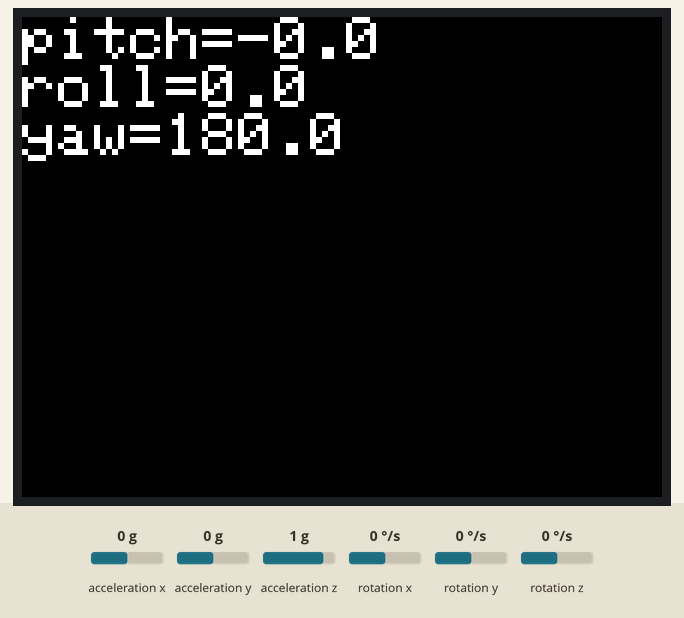
Bench run of a program on a simulated ESP32. On the bench: 320×240 colour display. Inputs (shaded band) come from the test bench; at power-on: acceleration x 0 g, acceleration y 0 g, acceleration z 1 g, rotation x 0 °/s, rotation y 0 °/s, rotation z 0 °/s. What the program prints to the serial monitor is not drawn.

Above: at 1.3 s.
1.4 s: acceleration x set to -1.4 g
At 1.74 s:
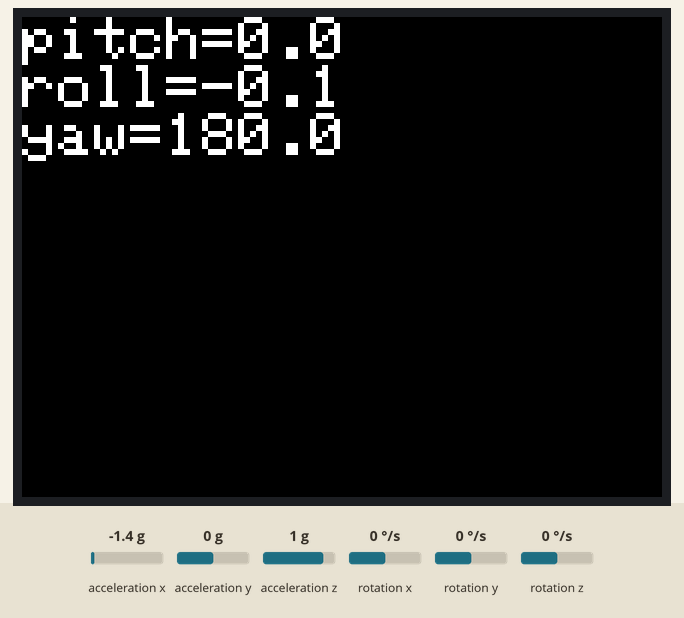
3.8 s: acceleration y set to -1.4 g
At 4.08 s:
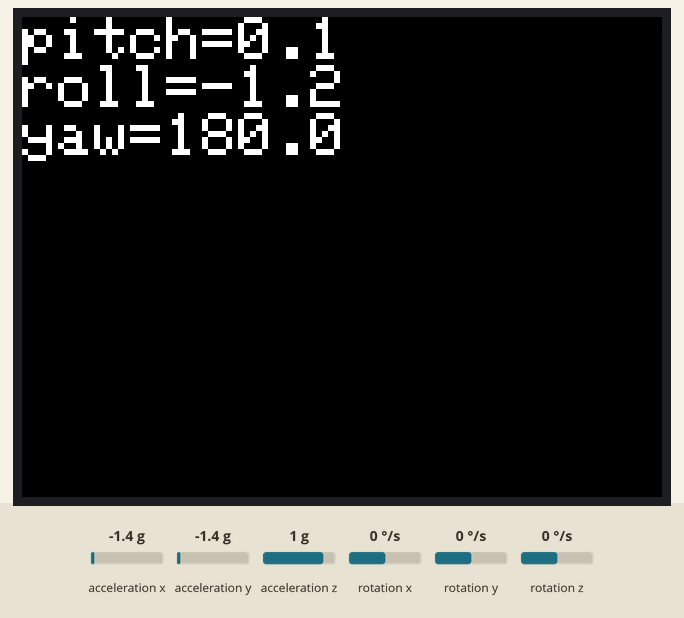
5.4 s: acceleration z set to 1.4 g
At 6.17 s:
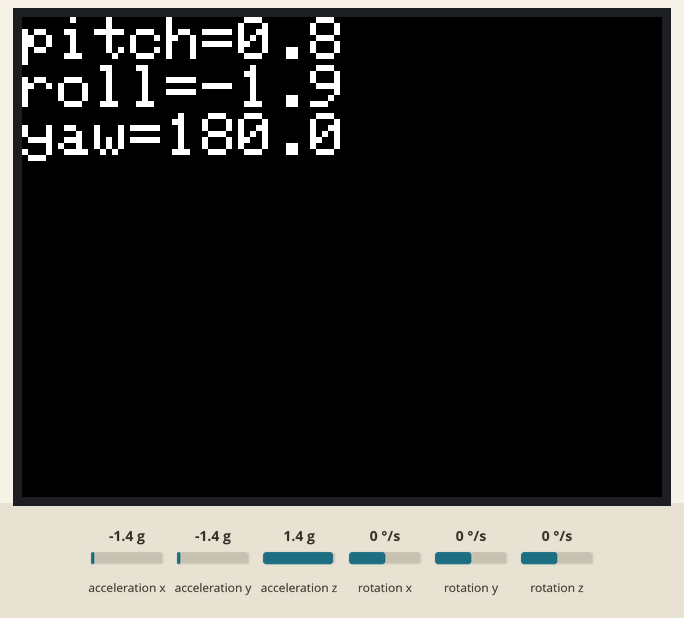
7.5 s: rotation x set to -192 °/s
At 7.82 s:
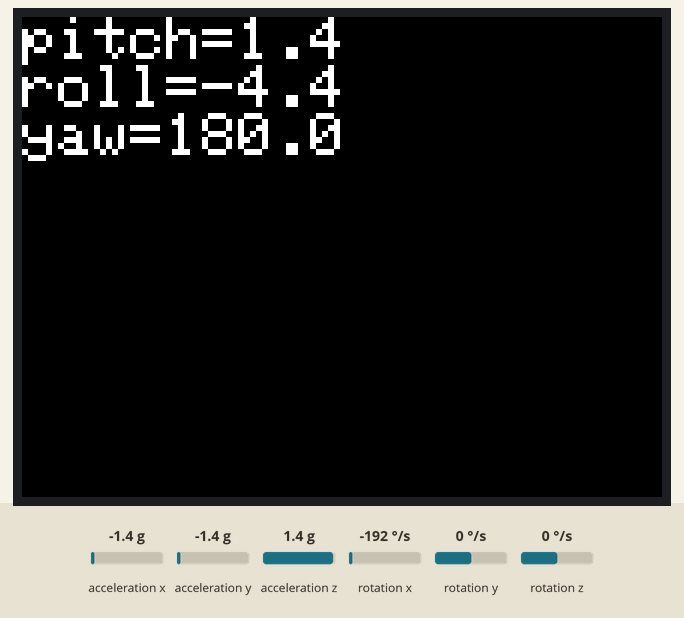
9.2 s: rotation y set to -192 °/s
At 9.48 s:
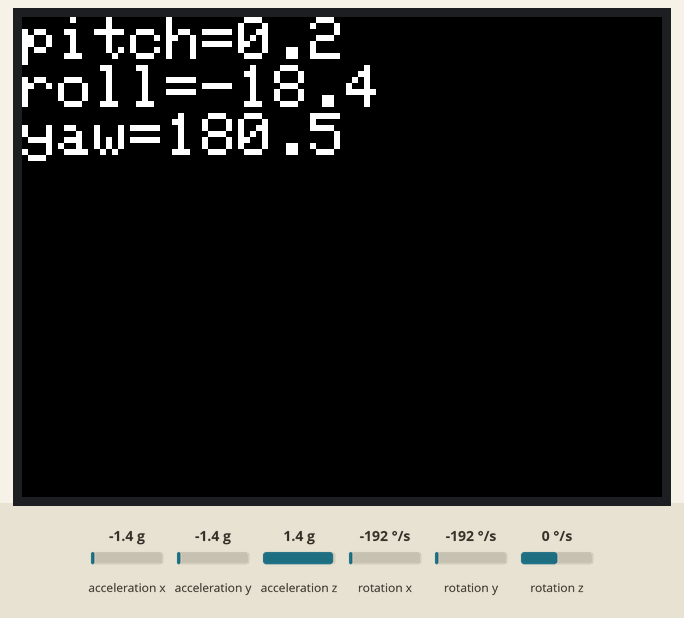
10.8 s: rotation z set to -192 °/s
At 11.12 s:
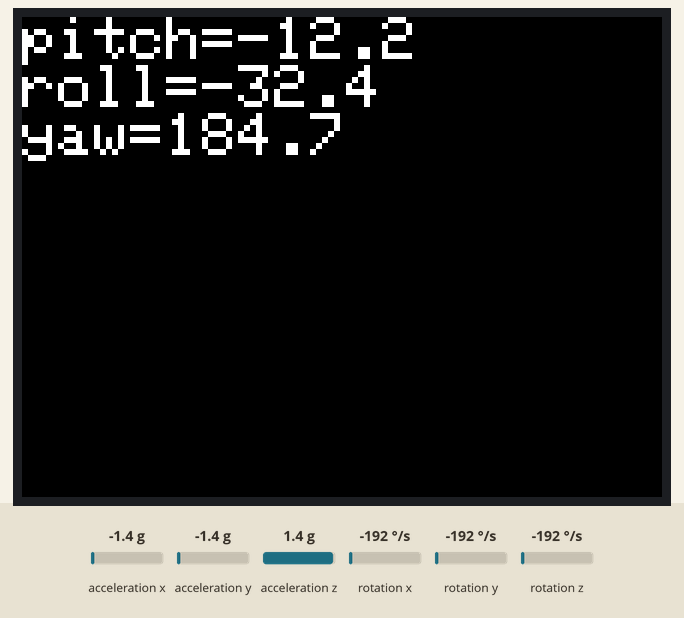
Timing chart, 0 to 13.5 s (numbered marks = the images above; inputs shaded):
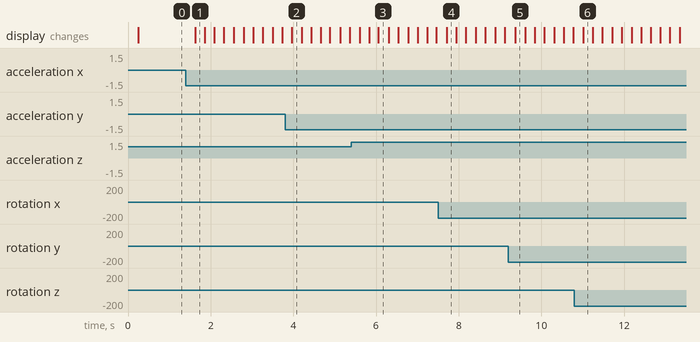

Measured:
- after the input at 1.4 s, the display: changes after 0.22 s (image 1)

The program:

main.cpp
```cpp
#include "I2Cdev.h"
#include "MPU6050.h"
#include "Wire.h"
#include "M5Stack.h"
#include "MadgwickAHRS.h"

MPU6050 accelgyro;
TFT_eSprite sprite = TFT_eSprite(&M5.Lcd);
Madgwick madwick_filter;

int16_t ax, ay, az;
int16_t gx, gy, gz;

// uncomment "OUTPUT_READABLE_ACCELGYRO" if you want to see a tab-separated
// list of the accel X/Y/Z and then gyro X/Y/Z values in decimal. Easy to read,
// not so easy to parse, and slow(er) over UART.
#define OUTPUT_READABLE_ACCELGYRO


void setup() {
    M5.begin();
    M5.Lcd.setTextSize(2);

    sprite.setColorDepth(8);
    sprite.setTextSize(3);
    sprite.createSprite(M5.Lcd.width(), M5.Lcd.height());

    madwick_filter.begin(100);

    // join I2C bus (I2Cdev library doesn't do this automatically)
    Wire.begin();

    // initialize serial communication
    // (38400 chosen because it works as well at 8MHz as it does at 16MHz, but
    // it's really up to you depending on your project)
    Serial.begin(38400);

    // initialize device
    Serial.println("Initializing I2C devices...");
    accelgyro.initialize();

    // verify connection
    Serial.println("Testing device connections...");
    Serial.println(accelgyro.testConnection() ? "MPU6050 connection successful" : "MPU6050 connection failed");

    // use the code below to change accel/gyro offset values

    Serial.println("Updating internal sensor offsets...");
    Serial.print(accelgyro.getXAccelOffset()); Serial.print("\t");
    Serial.print(accelgyro.getYAccelOffset()); Serial.print("\t");
    Serial.print(accelgyro.getZAccelOffset()); Serial.print("\t");
    Serial.print(accelgyro.getXGyroOffset()); Serial.print("\t");
    Serial.print(accelgyro.getYGyroOffset()); Serial.print("\t");
    Serial.print(accelgyro.getZGyroOffset()); Serial.print("\t");
    Serial.print("\n");

    accelgyro.setXAccelOffset(-3195);
    accelgyro.setYAccelOffset(371);
    accelgyro.setZAccelOffset(1997);
    accelgyro.setXGyroOffset(-52);
    accelgyro.setYGyroOffset(-12);
    accelgyro.setZGyroOffset(-15);

    Serial.print(accelgyro.getXAccelOffset()); Serial.print("\t");
    Serial.print(accelgyro.getYAccelOffset()); Serial.print("\t");
    Serial.print(accelgyro.getZAccelOffset()); Serial.print("\t");
    Serial.print(accelgyro.getXGyroOffset()); Serial.print("\t");
    Serial.print(accelgyro.getYGyroOffset()); Serial.print("\t");
    Serial.print(accelgyro.getZGyroOffset()); Serial.print("\t");
    Serial.print("\n");

}


constexpr unsigned long INTERVAL = 100;
unsigned long tmr = 0;

void loop() {
    // read raw accel/gyro measurements from device
    accelgyro.getMotion6(&ax, &ay, &az, &gx, &gy, &gz);

    float axg = ax / 16384.0;
    float ayg = ay / 16384.0;
    float azg = az / 16384.0;
    float gxr = gx / 131.0;
    float gyr = gy / 131.0;
    float gzr = gz / 131.0;

    madwick_filter.updateIMU(gxr, gyr, gzr, ayg, axg, azg);

    #ifdef OUTPUT_READABLE_ACCELGYRO
    // display tab-separated accel/gyro x/y/z values
    // Serial.print("a/g:\t");
    // Serial.print(ax); Serial.print("\t");
    // Serial.print(ay); Serial.print("\t");
    // Serial.print(az); Serial.print("\t");
    // Serial.print(gx); Serial.print("\t");
    // Serial.print(gy); Serial.print("\t");
    // Serial.println(gz);
    #endif
    if (millis() - tmr > INTERVAL) {
      tmr = millis();
      sprite.fillScreen(BLACK);
      sprite.setCursor(0,0);
      sprite.printf("pitch=%3.1f\n", madwick_filter.getPitch());
      sprite.printf("roll=%3.1f\n", madwick_filter.getRoll());
      sprite.printf("yaw=%3.1f", madwick_filter.getYaw());
      sprite.pushSprite(0,0);
    }

}


// For calibration


// // I2Cdev and MPU6050 must be installed as libraries, or else the .cpp/.h files
// // for both classes must be in the include path of your project
// #include "I2Cdev.h"
// #include "MPU6050.h"

// // Arduino Wire library is required if I2Cdev I2CDEV_ARDUINO_WIRE implementation
// // is used in I2Cdev.h
// #if I2CDEV_IMPLEMENTATION == I2CDEV_ARDUINO_WIRE
//     #include "Wire.h"
// #endif

// // class default I2C address is 0x68
// // specific I2C addresses may be passed as a parameter here
// // AD0 low = 0x68 (default for InvenSense evaluation board)
// // AD0 high = 0x69
// MPU6050 accelgyro;
// //MPU6050 accelgyro(0x69); // <-- use for AD0 high


// const char LBRACKET = '[';
// const char RBRACKET = ']';
// const char COMMA    = ',';
// const char BLANK    = ' ';
// const char PERIOD   = '.';

// const int iAx = 0;
// const int iAy = 1;
// const int iAz = 2;
// const int iGx = 3;
// const int iGy = 4;
// const int iGz = 5;

// const int usDelay = 3150;   // empirical, to hold sampling to 200 Hz
// const int NFast =  1000;    // the bigger, the better (but slower)
// const int NSlow = 10000;    // ..
// const int LinesBetweenHeaders = 5;
//       int LowValue[6];
//       int HighValue[6];
//       int Smoothed[6];
//       int LowOffset[6];
//       int HighOffset[6];
//       int Target[6];
//       int LinesOut;
//       int N;

// void ForceHeader()
//   { LinesOut = 99; }

// void GetSmoothed()
//   { int16_t RawValue[6];
//     int i;
//     long Sums[6];
//     for (i = iAx; i <= iGz; i++)
//       { Sums[i] = 0; }
// //    unsigned long Start = micros();

//     for (i = 1; i <= N; i++)
//       { // get sums
//         accelgyro.getMotion6(&RawValue[iAx], &RawValue[iAy], &RawValue[iAz],
//                              &RawValue[iGx], &RawValue[iGy], &RawValue[iGz]);
//         if ((i % 500) == 0)
//           Serial.print(PERIOD);
//         delayMicroseconds(usDelay);
//         for (int j = iAx; j <= iGz; j++)
//           Sums[j] = Sums[j] + RawValue[j];
//       } // get sums
// //    unsigned long usForN = micros() - Start;
// //    Serial.print(" reading at ");
// //    Serial.print(1000000/((usForN+N/2)/N));
// //    Serial.println(" Hz");
//     for (i = iAx; i <= iGz; i++)
//       { Smoothed[i] = (Sums[i] + N/2) / N ; }
//   } // GetSmoothed

// void SetAveraging(int NewN)
//   { N = NewN;
//     Serial.print("averaging ");
//     Serial.print(N);
//     Serial.println(" readings each time");
//    } // SetAveraging

// void Initialize()
//   {
//     // join I2C bus (I2Cdev library doesn't do this automatically)
//     #if I2CDEV_IMPLEMENTATION == I2CDEV_ARDUINO_WIRE
//         Wire.begin();
//     #elif I2CDEV_IMPLEMENTATION == I2CDEV_BUILTIN_FASTWIRE
//         Fastwire::setup(400, true);
//     #endif

//     Serial.begin(38400);

//     // initialize device
//     Serial.println("Initializing I2C devices...");
//     accelgyro.initialize();

//     // verify connection
//     Serial.println("Testing device connections...");
//     Serial.println(accelgyro.testConnection() ? "MPU6050 connection successful" : "MPU6050 connection failed");
//     Serial.println("PID tuning Each Dot = 100 readings");
//   /*A tidbit on how PID (PI actually) tuning works.
//     When we change the offset in the MPU6050 we can get instant results. This allows us to use Proportional and
//     integral of the PID to discover the ideal offsets. Integral is the key to discovering these offsets, Integral
//     uses the error from set-point (set-point is zero), it takes a fraction of this error (error * ki) and adds it
//     to the integral value. Each reading narrows the error down to the desired offset. The greater the error from
//     set-point, the more we adjust the integral value. The proportional does its part by hiding the noise from the
//     integral math. The Derivative is not used because of the noise and because the sensor is stationary. With the
//     noise removed the integral value lands on a solid offset after just 600 readings. At the end of each set of 100
//     readings, the integral value is used for the actual offsets and the last proportional reading is ignored due to
//     the fact it reacts to any noise.
//   */
//         accelgyro.CalibrateAccel(6);
//         accelgyro.CalibrateGyro(6);
//         Serial.println("\nat 600 Readings");
//         accelgyro.PrintActiveOffsets();
//         Serial.println();
//         accelgyro.CalibrateAccel(1);
//         accelgyro.CalibrateGyro(1);
//         Serial.println("700 Total Readings");
//         accelgyro.PrintActiveOffsets();
//         Serial.println();
//         accelgyro.CalibrateAccel(1);
//         accelgyro.CalibrateGyro(1);
//         Serial.println("800 Total Readings");
//         accelgyro.PrintActiveOffsets();
//         Serial.println();
//         accelgyro.CalibrateAccel(1);
//         accelgyro.CalibrateGyro(1);
//         Serial.println("900 Total Readings");
//         accelgyro.PrintActiveOffsets();
//         Serial.println();
//         accelgyro.CalibrateAccel(1);
//         accelgyro.CalibrateGyro(1);
//         Serial.println("1000 Total Readings");
//         accelgyro.PrintActiveOffsets();
//      Serial.println("\n\n Any of the above offsets will work nice \n\n Lets proof the PID tuning using another method:");
//   } // Initialize

// void SetOffsets(int TheOffsets[6])
//   { accelgyro.setXAccelOffset(TheOffsets [iAx]);
//     accelgyro.setYAccelOffset(TheOffsets [iAy]);
//     accelgyro.setZAccelOffset(TheOffsets [iAz]);
//     accelgyro.setXGyroOffset (TheOffsets [iGx]);
//     accelgyro.setYGyroOffset (TheOffsets [iGy]);
//     accelgyro.setZGyroOffset (TheOffsets [iGz]);
//   } // SetOffsets

// void ShowProgress()
//   { if (LinesOut >= LinesBetweenHeaders)
//       { // show header
//         Serial.println("\tXAccel\t\t\tYAccel\t\t\t\tZAccel\t\t\tXGyro\t\t\tYGyro\t\t\tZGyro");
//         LinesOut = 0;
//       } // show header
//     Serial.print(BLANK);
//     for (int i = iAx; i <= iGz; i++)
//       { Serial.print(LBRACKET);
//         Serial.print(LowOffset[i]),
//         Serial.print(COMMA);
//         Serial.print(HighOffset[i]);
//         Serial.print("] --> [");
//         Serial.print(LowValue[i]);
//         Serial.print(COMMA);
//         Serial.print(HighValue[i]);
//         if (i == iGz)
//           { Serial.println(RBRACKET); }
//         else
//           { Serial.print("]\t"); }
//       }
//     LinesOut++;
//   } // ShowProgress

// void PullBracketsIn()
//   { boolean AllBracketsNarrow;
//     boolean StillWorking;
//     int NewOffset[6];

//     Serial.println("\nclosing in:");
//     AllBracketsNarrow = false;
//     ForceHeader();
//     StillWorking = true;
//     while (StillWorking)
//       { StillWorking = false;
//         if (AllBracketsNarrow && (N == NFast))
//           { SetAveraging(NSlow); }
//         else
//           { AllBracketsNarrow = true; }// tentative
//         for (int i = iAx; i <= iGz; i++)
//           { if (HighOffset[i] <= (LowOffset[i]+1))
//               { NewOffset[i] = LowOffset[i]; }
//             else
//               { // binary search
//                 StillWorking = true;
//                 NewOffset[i] = (LowOffset[i] + HighOffset[i]) / 2;
//                 if (HighOffset[i] > (LowOffset[i] + 10))
//                   { AllBracketsNarrow = false; }
//               } // binary search
//           }
//         SetOffsets(NewOffset);
//         GetSmoothed();
//         for (int i = iAx; i <= iGz; i++)
//           { // closing in
//             if (Smoothed[i] > Target[i])
//               { // use lower half
//                 HighOffset[i] = NewOffset[i];
//                 HighValue[i] = Smoothed[i];
//               } // use lower half
//             else
//               { // use upper half
//                 LowOffset[i] = NewOffset[i];
//                 LowValue[i] = Smoothed[i];
//               } // use upper half
//           } // closing in
//         ShowProgress();
//       } // still working

//   } // PullBracketsIn

// void PullBracketsOut()
//   { boolean Done = false;
//     int NextLowOffset[6];
//     int NextHighOffset[6];

//     Serial.println("expanding:");
//     ForceHeader();

//     while (!Done)
//       { Done = true;
//         SetOffsets(LowOffset);
//         GetSmoothed();
//         for (int i = iAx; i <= iGz; i++)
//           { // got low values
//             LowValue[i] = Smoothed[i];
//             if (LowValue[i] >= Target[i])
//               { Done = false;
//                 NextLowOffset[i] = LowOffset[i] - 1000;
//               }
//             else
//               { NextLowOffset[i] = LowOffset[i]; }
//           } // got low values

//         SetOffsets(HighOffset);
//         GetSmoothed();
//         for (int i = iAx; i <= iGz; i++)
//           { // got high values
//             HighValue[i] = Smoothed[i];
//             if (HighValue[i] <= Target[i])
//               { Done = false;
//                 NextHighOffset[i] = HighOffset[i] + 1000;
//               }
//             else
//               { NextHighOffset[i] = HighOffset[i]; }
//           } // got high values
//         ShowProgress();
//         for (int i = iAx; i <= iGz; i++)
//           { LowOffset[i] = NextLowOffset[i];   // had to wait until ShowProgress done
//             HighOffset[i] = NextHighOffset[i]; // ..
//           }
//      } // keep going
//   } // PullBracketsOut


// void setup()
//   { Initialize();
//     for (int i = iAx; i <= iGz; i++)
//       { // set targets and initial guesses
//         Target[i] = 0; // must fix for ZAccel
//         HighOffset[i] = 0;
//         LowOffset[i] = 0;
//       } // set targets and initial guesses
//     Target[iAz] = 16384;
//     SetAveraging(NFast);

//     PullBracketsOut();
//     PullBracketsIn();

//     Serial.println("-------------- done --------------");
//   } // setup

// void loop()
//   {
//   } // loop
```
